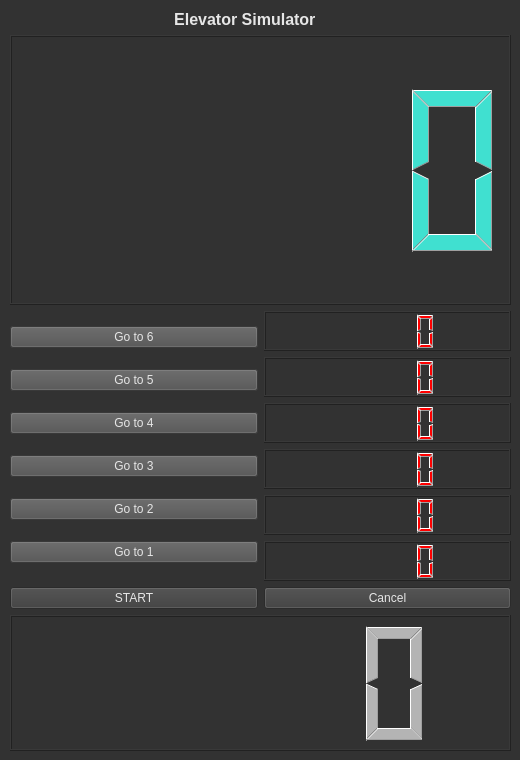
<?xml version="1.0" encoding="UTF-8"?>
<ui version="4.0">
 <class>Widget</class>
 <widget class="QWidget" name="Widget">
  <property name="geometry">
   <rect>
    <x>0</x>
    <y>0</y>
    <width>520</width>
    <height>760</height>
   </rect>
  </property>
  <property name="windowTitle">
   <string>Widget</string>
  </property>
  <property name="styleSheet">
   <string notr="true">background-color: rgb(50,50,50);</string>
  </property>
  <widget class="QWidget" name="verticalLayoutWidget_2">
   <property name="geometry">
    <rect>
     <x>10</x>
     <y>10</y>
     <width>501</width>
     <height>741</height>
    </rect>
   </property>
   <layout class="QVBoxLayout" name="verticalLayout_4" stretch="0,4,0,1">
    <item>
     <widget class="QLabel" name="label">
      <property name="font">
       <font>
        <pointsize>12</pointsize>
        <italic>false</italic>
        <bold>true</bold>
        <underline>false</underline>
       </font>
      </property>
      <property name="styleSheet">
       <string notr="true">color: rgb(230,230,230);</string>
      </property>
      <property name="text">
       <string>                                     Elevator Simulator</string>
      </property>
     </widget>
    </item>
    <item>
     <layout class="QVBoxLayout" name="verticalLayout">
      <item>
       <layout class="QHBoxLayout" name="horizontalLayout_2" stretch="1">
        <item>
         <widget class="QLCDNumber" name="Floor_number">
          <property name="styleSheet">
           <string notr="true">color: rgb(64,224,208);</string>
          </property>
         </widget>
        </item>
       </layout>
      </item>
      <item>
       <layout class="QHBoxLayout" name="horizontalLayout">
        <item>
         <layout class="QVBoxLayout" name="verticalLayout_3">
          <item>
           <widget class="QPushButton" name="pushButton_6">
            <property name="styleSheet">
             <string notr="true">color: rgb(230,230,230);background-color: rgb(80,80,80);</string>
            </property>
            <property name="text">
             <string>Go to 6</string>
            </property>
           </widget>
          </item>
          <item>
           <widget class="QPushButton" name="pushButton_5">
            <property name="styleSheet">
             <string notr="true">color: rgb(230,230,230);background-color: rgb(80,80,80);</string>
            </property>
            <property name="text">
             <string>Go to 5</string>
            </property>
           </widget>
          </item>
          <item>
           <widget class="QPushButton" name="pushButton_4">
            <property name="styleSheet">
             <string notr="true">color: rgb(230,230,230);background-color: rgb(80,80,80);color: rgb(230,230,230);</string>
            </property>
            <property name="text">
             <string>Go to 4</string>
            </property>
           </widget>
          </item>
          <item>
           <widget class="QPushButton" name="pushButton_3">
            <property name="styleSheet">
             <string notr="true">background-color: rgb(80,80,80);color: rgb(230,230,230);</string>
            </property>
            <property name="text">
             <string>Go to 3</string>
            </property>
           </widget>
          </item>
          <item>
           <widget class="QPushButton" name="pushButton_2">
            <property name="styleSheet">
             <string notr="true">color: rgb(230,230,230);background-color: rgb(80,80,80);</string>
            </property>
            <property name="text">
             <string>Go to 2</string>
            </property>
           </widget>
          </item>
          <item>
           <widget class="QPushButton" name="pushButton_1">
            <property name="styleSheet">
             <string notr="true">color: rgb(230,230,230);background-color: rgb(80,80,80);</string>
            </property>
            <property name="text">
             <string>Go to 1</string>
            </property>
           </widget>
          </item>
         </layout>
        </item>
        <item>
         <layout class="QVBoxLayout" name="verticalLayout_2">
          <item>
           <widget class="QLCDNumber" name="F6">
            <property name="styleSheet">
             <string notr="true">color: rgb(255,0,0);</string>
            </property>
           </widget>
          </item>
          <item>
           <widget class="QLCDNumber" name="F5">
            <property name="styleSheet">
             <string notr="true">color: rgb(255,0,0);</string>
            </property>
           </widget>
          </item>
          <item>
           <widget class="QLCDNumber" name="F4">
            <property name="styleSheet">
             <string notr="true">color: rgb(255,0,0);</string>
            </property>
           </widget>
          </item>
          <item>
           <widget class="QLCDNumber" name="F3">
            <property name="styleSheet">
             <string notr="true">color: rgb(255,0,0);</string>
            </property>
           </widget>
          </item>
          <item>
           <widget class="QLCDNumber" name="F2">
            <property name="styleSheet">
             <string notr="true">color: rgb(255,0,0);</string>
            </property>
           </widget>
          </item>
          <item>
           <widget class="QLCDNumber" name="F1">
            <property name="styleSheet">
             <string notr="true">color: rgb(255,0,0);</string>
            </property>
           </widget>
          </item>
         </layout>
        </item>
       </layout>
      </item>
     </layout>
    </item>
    <item>
     <layout class="QHBoxLayout" name="horizontalLayout_4">
      <item>
       <widget class="QPushButton" name="start_button">
        <property name="styleSheet">
         <string notr="true">color: rgb(230,230,230);background-color: rgb(60,60,60);</string>
        </property>
        <property name="text">
         <string>START</string>
        </property>
       </widget>
      </item>
      <item>
       <widget class="QPushButton" name="cancelButton">
        <property name="styleSheet">
         <string notr="true">color: rgb(230,230,230);background-color: rgb(60,60,60);</string>
        </property>
        <property name="text">
         <string>Cancel</string>
        </property>
       </widget>
      </item>
     </layout>
    </item>
    <item>
     <widget class="QLCDNumber" name="Time_lcd">
      <property name="styleSheet">
       <string notr="true">color: rgb(180,180,180);</string>
      </property>
     </widget>
    </item>
   </layout>
  </widget>
 </widget>
 <resources/>
 <connections/>
</ui>
